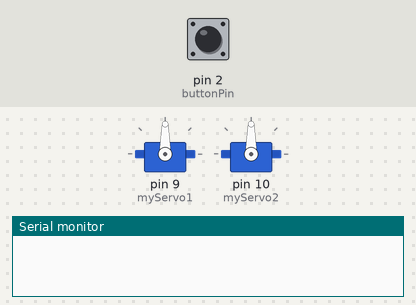
Bench run of a sketch on a simulated Arduino Uno, built with avr-gcc and run on an emulated ATmega328P. On the bench: 2 × servo, the last lines printed to the serial monitor. Inputs (shaded band) come from the test bench; at power-on: pin 2 (buttonPin) LOW.

Above: at 1.2 s.
1.3 s: pin 2 (buttonPin) pulled HIGH for 0.15 s
At 2.5 s:
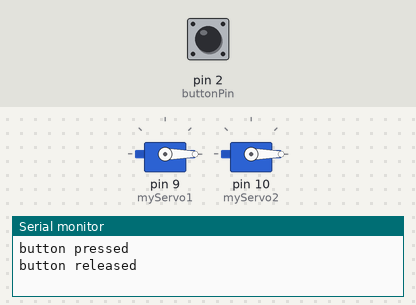
2.9 s: pin 2 (buttonPin) pulled HIGH for 3.2 s
At 4.2 s:
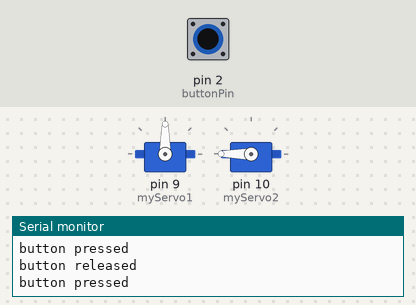
Timing chart, 0 to 7.6 s (numbered marks = the images above; inputs shaded):
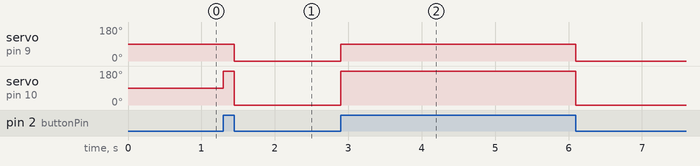

The sketch:

Base_Servo_code.ino
```cpp
#include <Servo.h>

const int buttonPin = 2;
int buttonState = 0;
int previousButtonState = 0;
Servo myServo1;  // create first servo object to control a servo
Servo myServo2;  // create second servo object to control another servo

void setup() {
  pinMode(buttonPin, INPUT);
  Serial.begin(9600);
  myServo1.attach(9); // attaches the first servo on pin 9 to the servo object
  myServo2.attach(10); // attaches the second servo on pin 10 to the servo object
}

void loop() {
  buttonState = digitalRead(buttonPin);

  if (buttonState != previousButtonState) {
    if (buttonState == HIGH) {
      Serial.println("button pressed");
      myServo1.write(90); // tell first servo to go to 90 degrees
      myServo2.write(180); // tell second servo to go to 180 degrees, the opposite direction from 0
    } else {
      Serial.println("button released");
      myServo1.write(0); // tell first servo to go back to 0 degrees
      myServo2.write(0); // tell second servo to also go to 0 degrees
    }
  }
  previousButtonState = buttonState;
}
```

Measured:
- after the input at 1.3 s, servo on pin 9 (myServo1): 90° → 0° after 0.15 s; servo on pin 10 (myServo2): 90° → 180° at once, → 0° 0.15 s later
- after the input at 2.9 s, servo on pin 9 (myServo1): 0° → 90° at once, → 0° 3.2 s later; servo on pin 10 (myServo2): 0° → 180° at once, → 0° 3.2 s later
